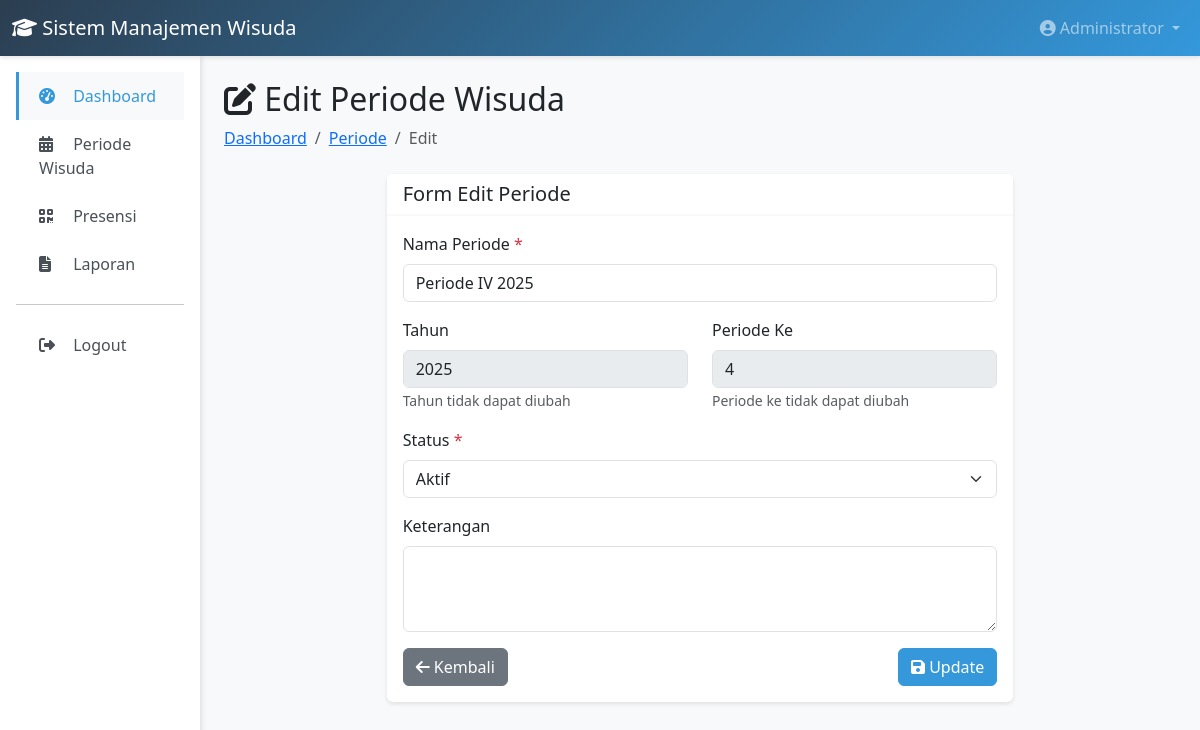
Page /index.php?url=admin/editPeriode/2 (signed in) on the committed database.
### tables this page shows
CREATE TABLE `periode_wisuda` (
  `id` int NOT NULL,
  `nama_periode` varchar(100) NOT NULL,
  `tahun` year NOT NULL,
  `periode_ke` tinyint NOT NULL,
  `status` enum('aktif','selesai','draft') DEFAULT 'draft',
  `table_prefix` varchar(50) NOT NULL,
  `keterangan` text,
  `created_by` int DEFAULT NULL,
  `created_at` timestamp NULL DEFAULT CURRENT_TIMESTAMP,
  `updated_at` timestamp NULL DEFAULT CURRENT_TIMESTAMP ON UPDATE CURRENT_TIMESTAMP
);

### app/helpers/functions.php (called while the page is built, shortened)
<?php
function e($string) {
    return htmlspecialchars($string, ENT_QUOTES, 'UTF-8');
}
function url($path = '') {
    if (empty($path)) {
        return BASE_URL . 'index.php';
    }
    return BASE_URL . 'index.php?url=' . ltrim($path, '/');
}

### app/core/Database.php (called while the page is built, shortened)
<?php
class Database {
    private static $instance = null;
    private $connection;
    private function __construct() {
        try {
            $dsn = "mysql:host=" . DB_HOST . ";dbname=" . DB_NAME . ";charset=" . DB_CHARSET;
            $options = [
                PDO::ATTR_ERRMODE => PDO::ERRMODE_EXCEPTION,
                PDO::ATTR_DEFAULT_FETCH_MODE => PDO::FETCH_ASSOC,
                PDO::ATTR_EMULATE_PREPARES => false,
            ];
            $this->connection = new PDO($dsn, DB_USER, DB_PASS, $options);
        } catch (PDOException $e) {
            die("Database connection failed: " . $e->getMessage());
        }
    }
    public static function getInstance() {
        if (self::$instance === null) {
            self::$instance = new self();
        }
        return self::$instance;
    }
    public function getConnection() {
        return $this->connection;
    }
}

### app/core/Model.php (called while the page is built, shortened)
<?php
class Model {
    protected $db;
    protected $table;
    protected $primaryKey = 'id';
    public function __construct() {
        $this->db = Database::getInstance()->getConnection();
    }
    public function find($id) {
        $stmt = $this->db->prepare("SELECT * FROM {$this->table} WHERE {$this->primaryKey} = ?");
        $stmt->execute([$id]);
        return $stmt->fetch();
    }
}

### app/views/admin/periode/edit.php (the view, shortened to what this page needs)
<?php require_once APP_PATH . '/views/layouts/header.php'; ?>
<?php require_once APP_PATH . '/views/layouts/navbar.php'; ?>
<div class="container-fluid">
    <div class="row">
        <div class="col-md-2 p-0">
            <?php require_once APP_PATH . '/views/layouts/sidebar_admin.php'; ?>
        </div>
        <div class="col-md-10 p-4">
            <div class="mb-4">
                <h2><i class="fas fa-edit"></i> Edit Periode Wisuda</h2>
                <nav aria-label="breadcrumb">
                    <ol class="breadcrumb">
                        <li class="breadcrumb-item"><a href="<?= url('admin/dashboard') ?>">Dashboard</a></li>
                        <li class="breadcrumb-item"><a href="<?= url('admin/periode') ?>">Periode</a></li>
                        <li class="breadcrumb-item active">Edit</li>
                    </ol>
                </nav>
            </div>
            <div class="row justify-content-center">
                <div class="col-md-8">
                    <div class="card">
                        <div class="card-header">
                            <h5 class="mb-0">Form Edit Periode</h5>
                        </div>
                        <div class="card-body">
                            <form method="POST" action="<?= url('admin/editPeriode/' . $periode['id']) ?>">
                                <div class="mb-3">
                                    <label for="nama_periode" class="form-label">Nama Periode <span class="text-danger">*</span></label>
                                    <input type="text" class="form-control" id="nama_periode" name="nama_periode" required value="<?= e($periode['nama_periode']) ?>">
                                </div>
                                <div class="row">
                                    <div class="col-md-6">
                                        <div class="mb-3">
                                            <label class="form-label">Tahun</label>
                                            <input type="text" class="form-control" value="<?= e($periode['tahun']) ?>" disabled>
                                            <small class="text-muted">Tahun tidak dapat diubah</small>
                                        </div>
                                    </div>
                                    <div class="col-md-6">
                                        <div class="mb-3">
                                            <label class="form-label">Periode Ke</label>
                                            <input type="text" class="form-control" value="<?= e($periode['periode_ke']) ?>" disabled>
                                            <small class="text-muted">Periode ke tidak dapat diubah</small>
                                        </div>
                                    </div>
                                </div>
                                <div class="mb-3">
                                    <label for="status" class="form-label">Status <span class="text-danger">*</span></label>
                                    <select class="form-select" id="status" name="status" required>
                                        <option value="aktif" <?= $periode['status'] === 'aktif' ? 'selected' : '' ?>>Aktif</option>
                                    </select>
                                </div>
                                <div class="mb-3">
                                    <label for="keterangan" class="form-label">Keterangan</label>
                                    <textarea class="form-control" id="keterangan" name="keterangan" rows="3"><?= e($periode['keterangan']) ?></textarea>
                                </div>
                                <div class="d-flex justify-content-between">
                                    <a href="<?= url('admin/periode') ?>" class="btn btn-secondary">
                                        <i class="fas fa-arrow-left"></i> Kembali
                                    </a>
                                    <button type="submit" class="btn btn-primary">
                                        <i class="fas fa-save"></i> Update
                                    </button>
                                </div>
                            </form>
                        </div>
                    </div>
                </div>
            </div>
        </div>
    </div>
</div>
<?php require_once APP_PATH . '/views/layouts/footer.php'; ?>

### app/views/layouts/header.php (style rules this page uses)
:root { --primary-color: #2c3e50; --secondary-color: #3498db; --success-color: #27ae60; --danger-color: #e74c3c; --warning-color: #f39c12; }
body { font-family: 'Segoe UI', Tahoma, Geneva, Verdana, sans-serif; background-color: #f8f9fa; }
.card { border: none; box-shadow: 0 2px 4px rgba(0,0,0,0.1); margin-bottom: 20px; }
.card-header { background-color: #fff; border-bottom: 2px solid #f8f9fa; font-weight: 600; }
.btn-primary { background-color: var(--secondary-color); border-color: var(--secondary-color); }

### rows in the picture
periode_wisuda: nama_periode "Periode IV 2025", tahun "2025", periode_ke "4", status "Aktif"

### other values in the picture
APP_NAME "Sistem Manajemen Wisuda"
$_SESSION['full_name'] "Administrator"
